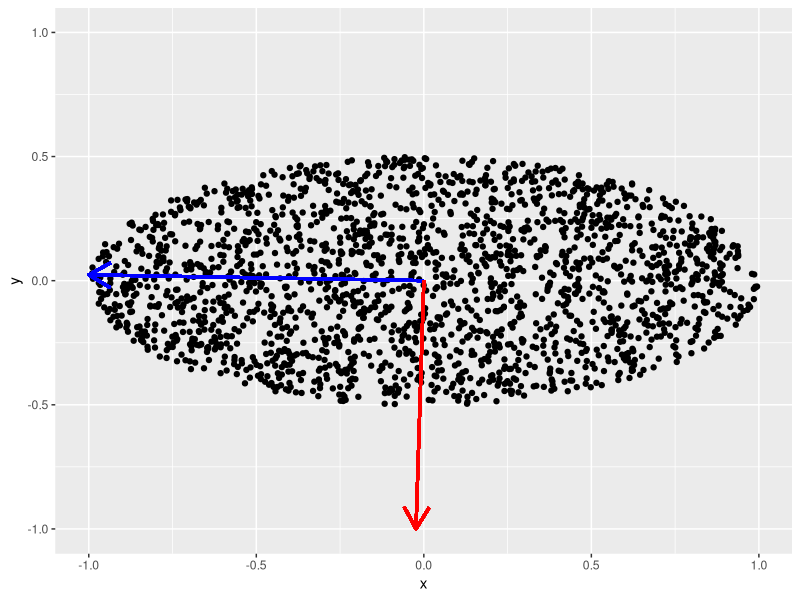

Source code (R):
library(ggplot2)
library(spatstat)
points = list();
number_of_points = 2000;
random_points <- matrix(NA, nrow = 0, ncol = 2)
width <- 1
height <- 0.5
scale <- 1

X <- runifdisc(number_of_points)
elipse_points <- as.data.frame(affine(X, mat=diag(c(1,0.5))))
covariance <- as.data.frame(cov(elipse_points))
cov_eigen_vectors <- eigen(covariance)$vectors

plot <- ggplot(elipse_points, aes(x=x, y=y)) + geom_point()
plot <- plot + coord_cartesian(xlim = c(-scale,scale), ylim = c(-scale,scale))
plot <- plot + geom_segment(aes(x = 0, y = 0, xend = cov_eigen_vectors[1,1], yend = cov_eigen_vectors[1,2]),
                            arrow = arrow(), size=1, color="blue")
plot <- plot + geom_segment(aes(x = 0, y = 0, xend = cov_eigen_vectors[2,1], yend = cov_eigen_vectors[2,2]),
                            arrow = arrow(),  size=1, color="red")
print(plot)
